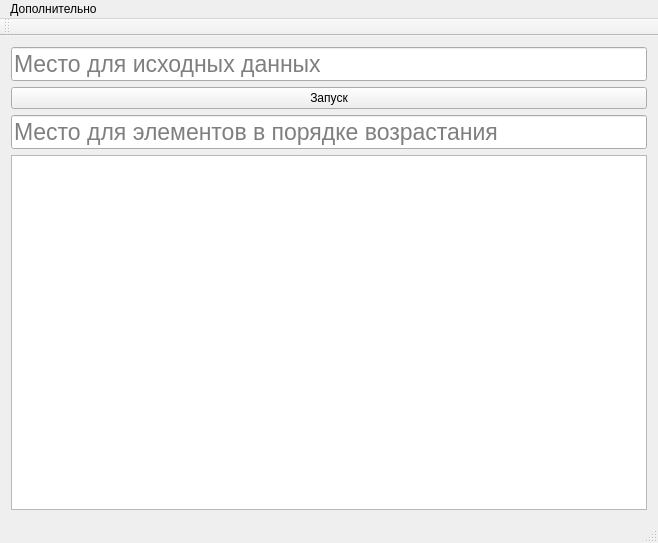
<?xml version="1.0" encoding="UTF-8"?>
<ui version="4.0">
 <class>MainWindow</class>
 <widget class="QMainWindow" name="MainWindow">
  <property name="geometry">
   <rect>
    <x>0</x>
    <y>0</y>
    <width>658</width>
    <height>543</height>
   </rect>
  </property>
  <property name="windowTitle">
   <string>Генератор рандомизированной пирамиды поиска</string>
  </property>
  <widget class="QWidget" name="centralWidget">
   <layout class="QGridLayout" name="gridLayout">
    <item row="3" column="0">
     <widget class="QGraphicsView" name="outputGraphicsView"/>
    </item>
    <item row="2" column="0">
     <widget class="QLineEdit" name="outputLineEdit">
      <property name="font">
       <font>
        <pointsize>17</pointsize>
       </font>
      </property>
      <property name="text">
       <string/>
      </property>
      <property name="readOnly">
       <bool>true</bool>
      </property>
      <property name="placeholderText">
       <string>Место для элементов в порядке возрастания</string>
      </property>
     </widget>
    </item>
    <item row="1" column="0">
     <widget class="QPushButton" name="calculatePushButton">
      <property name="text">
       <string>Запуск</string>
      </property>
     </widget>
    </item>
    <item row="0" column="0">
     <widget class="QLineEdit" name="inputLineEdit">
      <property name="font">
       <font>
        <pointsize>17</pointsize>
       </font>
      </property>
      <property name="placeholderText">
       <string>Место для исходных данных</string>
      </property>
     </widget>
    </item>
   </layout>
  </widget>
  <widget class="QMenuBar" name="menuBar">
   <property name="geometry">
    <rect>
     <x>0</x>
     <y>0</y>
     <width>658</width>
     <height>25</height>
    </rect>
   </property>
   <widget class="QMenu" name="menu">
    <property name="title">
     <string>Дополнительно</string>
    </property>
    <addaction name="downloadFromFileAction"/>
    <addaction name="generationWindowAction"/>
    <addaction name="helpAction"/>
    <addaction name="authorInformationAction"/>
    <addaction name="separator"/>
   </widget>
   <addaction name="menu"/>
  </widget>
  <widget class="QToolBar" name="mainToolBar">
   <attribute name="toolBarArea">
    <enum>TopToolBarArea</enum>
   </attribute>
   <attribute name="toolBarBreak">
    <bool>false</bool>
   </attribute>
  </widget>
  <widget class="QStatusBar" name="statusBar"/>
  <action name="downloadFromFileAction">
   <property name="text">
    <string>Загрузить данные из файла</string>
   </property>
  </action>
  <action name="helpAction">
   <property name="text">
    <string>Помощь</string>
   </property>
  </action>
  <action name="authorInformationAction">
   <property name="text">
    <string>Информация об авторе</string>
   </property>
  </action>
  <action name="generationWindowAction">
   <property name="text">
    <string>Текущий контроль</string>
   </property>
  </action>
 </widget>
 <layoutdefault spacing="6" margin="11"/>
 <resources/>
 <connections/>
</ui>
